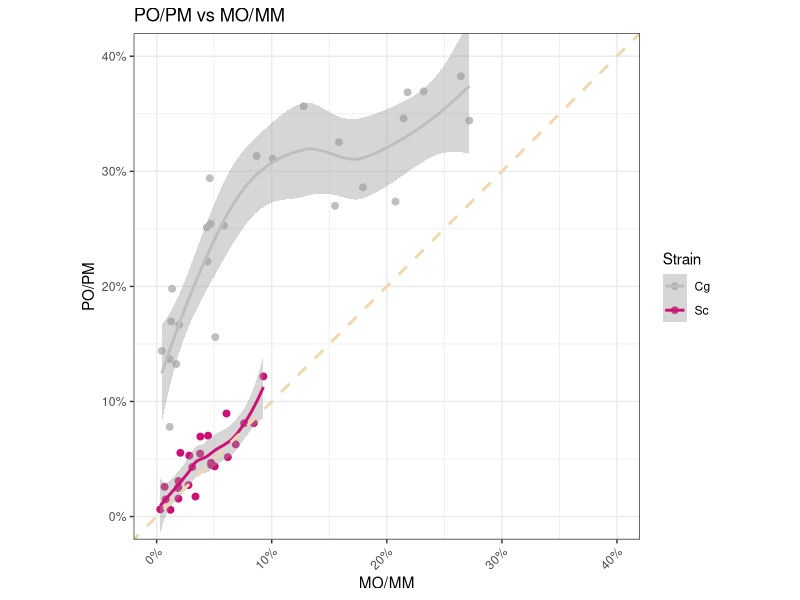
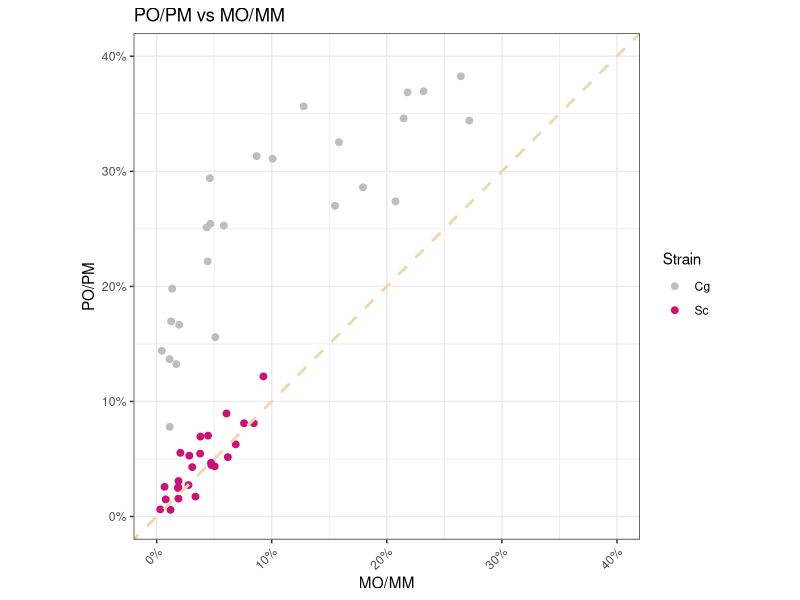
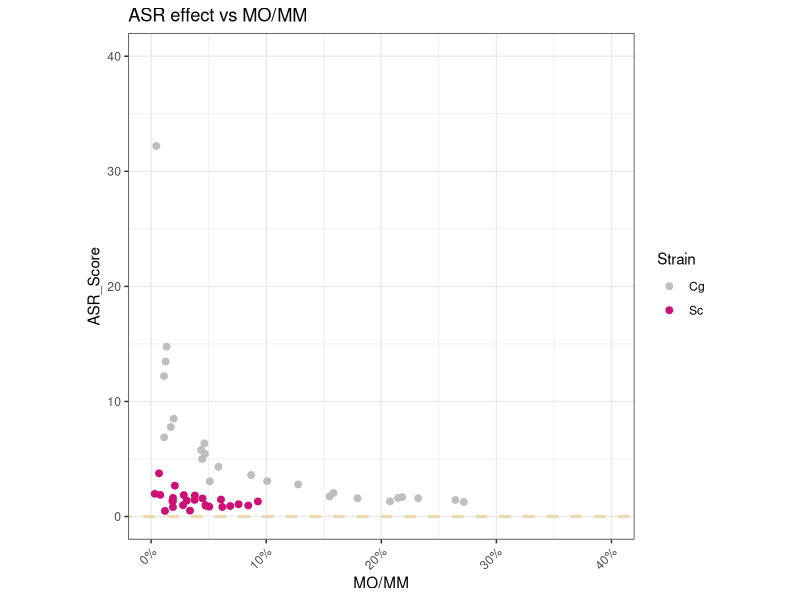
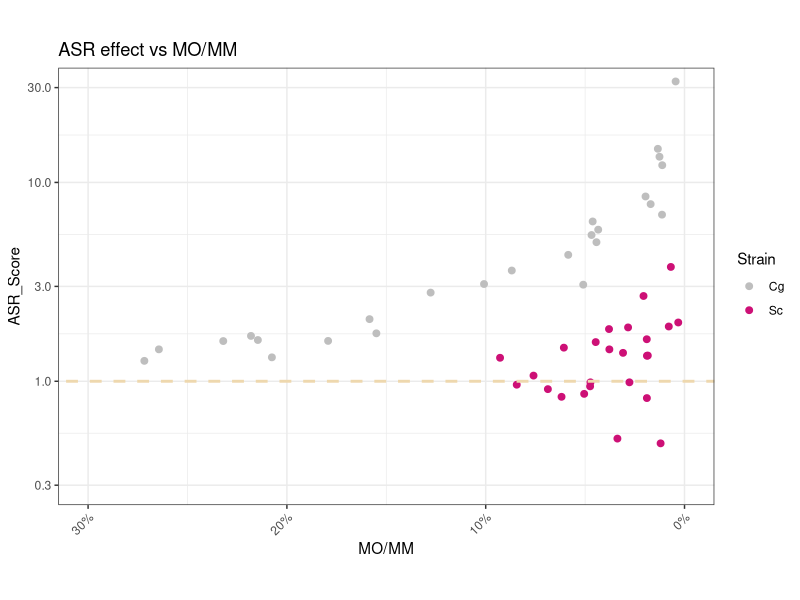
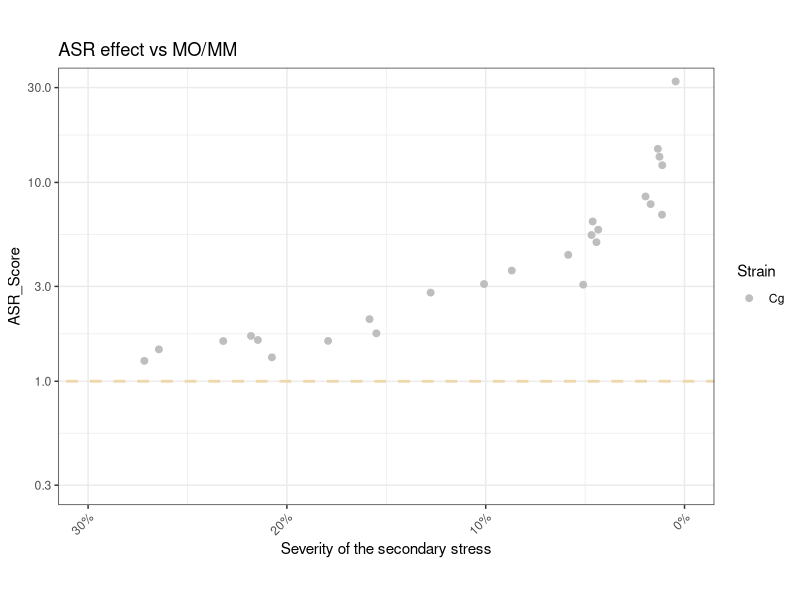
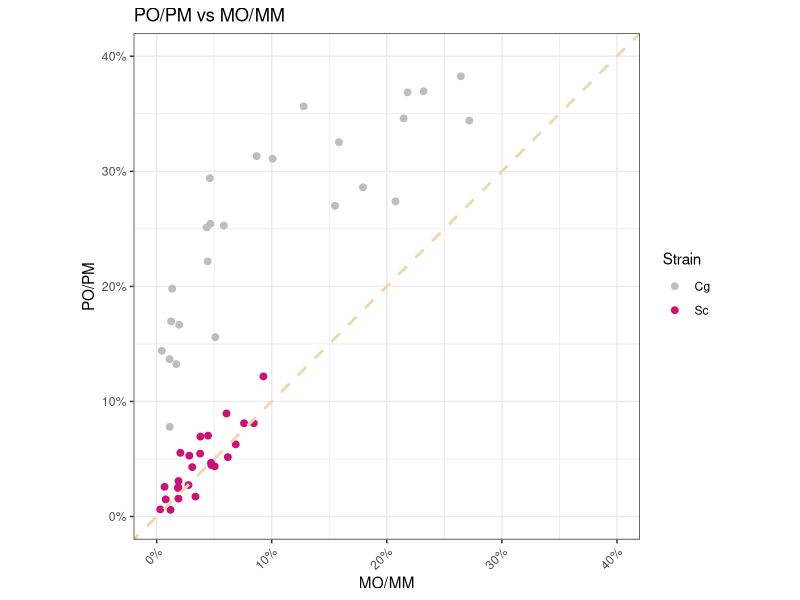
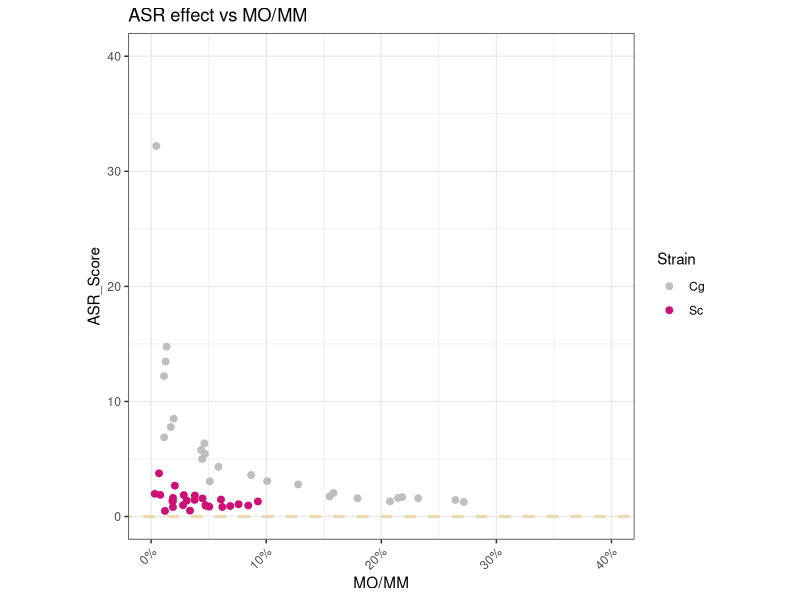
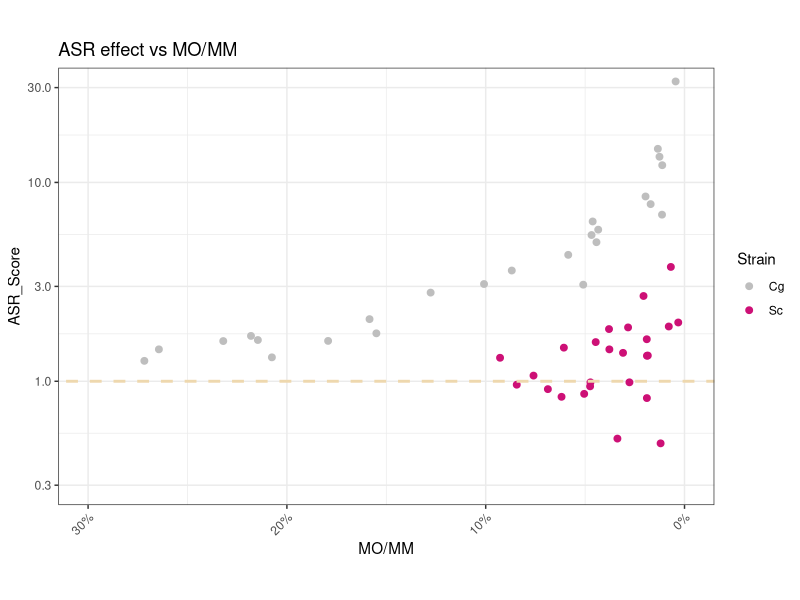

Source code (R) for these figures, in order:
## ---- chunk 1
library(tidyverse)
library(ggplot2)
library(dplyr)
library(mgcv)
library(broom)
library(viridis)
## ---- chunk 2
asr_raw <- read.csv("../input/MOPO_Sc_Cg_ASR_scatter_plot.csv")

# scatterplot of MO/MM vs PO/PM
#png("../output/MO_vs_PO.png", width = 4, height = 4, units = 'in',res = 300) # png for slides
asr_raw  %>% subset(., MO.MM != 1 & PO.PM != 1) %>%
  ggplot(aes(x = MO.MM, y = PO.PM)) + 
  geom_point(aes(color = Strain),size = 2) + 
  geom_smooth(aes(color = Strain)) +  # fit to a loess model with 95% CI 
  #geom_smooth(aes(color = Strain, fill = Strain), method = "lm") +
  #scale_color_viridis(discrete = TRUE, option = "D") +
  #scale_fill_viridis(discrete = TRUE) + 

  # change decimal scale to pct
  scale_y_continuous(labels = scales::percent, breaks = seq(0, 0.4, 0.1)) +
  scale_x_continuous(labels = scales::percent, breaks = seq(0, 0.4, 0.1)) +
  scale_color_manual(values = c("grey", "deeppink3", "hotpink", "darkorchid2", "deepskyblue", "dodgerblue3", "grey20", "seagreen1"))  +
  # change the scale of x and y axis
  coord_fixed(ratio = 1, xlim = c(0,0.4), ylim = c(0,0.4), expand = TRUE, clip = "on") +
  geom_abline(slope = 1, intercept = 0, color="wheat2", linetype="dashed", size=1) +
  theme_bw() +
  theme(axis.text.x=element_text(angle=45,hjust=1)) +
  ylab("PO/PM") +
  xlab("MO/MM") +
  ggtitle("PO/PM vs MO/MM")
#dev.off()


# scatterplot of MO/MM vs PO/PM
asr_raw  %>% subset(., MO.MM != 1 & PO.PM != 1) %>%
  ggplot(aes(x = MO.MM, y = PO.PM)) + 
  geom_point(aes(color = Strain),size = 2) + 
  #geom_smooth(aes(color = Strain)) +  # fit to a loess model with 95% CI 
  #geom_smooth(aes(color = Strain, fill = Strain), method = "lm") +
  #scale_color_viridis(discrete = TRUE, option = "D") +
  #scale_fill_viridis(discrete = TRUE) + 

  # change decimal scale to pct
  scale_y_continuous(labels = scales::percent, breaks = seq(0, 0.4, 0.1)) +
  scale_x_continuous(labels = scales::percent, breaks = seq(0, 0.4, 0.1)) +
  scale_color_manual(values = c("grey", "deeppink3", "hotpink", "darkorchid2", "deepskyblue", "dodgerblue3", "grey20", "seagreen1"))  +
  # change the scale of x and y axis
  coord_fixed(ratio = 1, xlim = c(0,0.4), ylim = c(0,0.4), expand = TRUE, clip = "on") +
  geom_abline(slope = 1, intercept = 0, color="wheat2", linetype="dashed", size=1) +
  theme_bw() +
  theme(axis.text.x=element_text(angle=45,hjust=1)) +
  ylab("PO/PM") +
  xlab("MO/MM") +
  ggtitle("PO/PM vs MO/MM")
  ggsave("../output/MO_vs_PO.png", width = 4, height = 4, units = 'in',dpi = 300)

## ---- chunk 3
# MO/MM vs ASR Score
asr_raw %>% mutate(.,ASR_Score = PO.PM/MO.MM, .keep = "all") %>% subset(., MO.MM != 1 & ASR_Score != 1) %>%
  ggplot(aes(x = MO.MM, y = ASR_Score)) + 
  geom_point(aes(color = Strain),size = 2) + 
  #scale_color_viridis(discrete = TRUE, option = "D") +
  #scale_fill_viridis(discrete = TRUE) + 

  # change decimal scale to pct
  scale_x_continuous(labels = scales::percent, breaks = seq(0, 0.4, 0.1)) +
  scale_color_manual(values = c("grey", "deeppink3", "hotpink", "darkorchid2", "deepskyblue", "dodgerblue3", "grey20", "seagreen1"))  +
  # change the scale of x and y axis
  coord_fixed(ratio = 0.01, xlim = c(0,0.4), ylim = c(0,40), expand = TRUE, clip = "on") +
  geom_abline(slope = 0, intercept = 0, color="wheat2", linetype="dashed", size=1) +
  theme_bw() +
  theme(axis.text.x=element_text(angle=45,hjust=1)) +
  ylab("ASR_Score") +
  xlab("MO/MM") +
  ggtitle("ASR effect vs MO/MM")
  ggsave("../output/ASR_vs_MOvsMM.png", width = 4, height = 4, units = 'in',dpi = 300)

# MO/MM vs ASR Score with loess fit
asr_raw %>% mutate(.,ASR_Score = PO.PM/MO.MM, .keep = "all") %>% subset(., MO.MM != 1 & ASR_Score != 1) %>%
  ggplot(aes(x = MO.MM, y = ASR_Score)) + 
  geom_point(aes(color = Strain),size = 2) + 
  #geom_smooth(aes(color = Strain),span = 1) + # fit to a loess model with 95% CI 
  #geom_smooth(aes(color = Strain, fill = Strain), method = "lm") +
  #scale_color_viridis(discrete = TRUE, option = "D") +
  #scale_fill_viridis(discrete = TRUE) + 

  # change decimal scale to pct
  scale_y_continuous(trans = "log10")+
  scale_x_reverse(lim = c(0.3,0), labels = scales::percent, breaks = seq(0, 0.4, 0.1)) +
  scale_color_manual(values = c("grey", "deeppink3", "hotpink", "darkorchid2", "deepskyblue", "dodgerblue3", "grey20", "seagreen1"))  +
  #scale_x_reverse() +
  # change the scale of x and y axis
  #coord_fixed(ratio = 0.01, xlim = c(0,0.4), ylim = c(0,40), expand = TRUE, clip = "on") +
  coord_fixed(ratio = 0.1,xlim = c(0.3,0),ylim = c(0.3,30)) +
  geom_abline(slope = 0, intercept = 0, color="wheat2", linetype="dashed", size=1) +
  theme_bw() +
  theme(axis.text.x=element_text(angle=45,hjust=1)) +
  ylab("ASR_Score") +
  xlab("MO/MM") +
  ggtitle("ASR effect vs MO/MM")
  ggsave("../output/ASR_vs_MOvsMM_rev_x_logy.png", width = 4, height = 4, units = 'in',dpi = 300)


# MO/MM vs ASR Score for Cg
asr_raw %>% subset(.,Strain == "Cg") %>% mutate(.,ASR_Score = PO.PM/MO.MM, .keep = "all") %>% subset(., MO.MM != 1 & ASR_Score != 1) %>%
  ggplot(aes(x = MO.MM, y = ASR_Score)) + 
  geom_point(aes(color = Strain),size = 2) + 
  #geom_smooth(aes(color = Strain),span = 1) + # fit to a loess model with 95% CI 
  #geom_smooth(aes(color = Strain, fill = Strain), method = "lm") +
  #scale_color_viridis(discrete = TRUE, option = "D") +
  #scale_fill_viridis(discrete = TRUE) + 

  # change decimal scale to pct
  scale_y_continuous(trans = "log10")+
  scale_x_reverse(lim = c(0.3,0), labels = scales::percent, breaks = seq(0, 0.4, 0.1)) +
  scale_color_manual(values = c("grey", "deeppink3", "hotpink", "darkorchid2", "deepskyblue", "dodgerblue3", "grey20", "seagreen1"))  +
  #scale_x_reverse() +
  # change the scale of x and y axis
  #coord_fixed(ratio = 0.01, xlim = c(0,0.4), ylim = c(0,40), expand = TRUE, clip = "on") +
  coord_fixed(ratio = 0.1,xlim = c(0.3,0),ylim = c(0.3,30)) +
  geom_abline(slope = 0, intercept = 0, color="wheat2", linetype="dashed", size=1) +
  theme_bw() +
  theme(axis.text.x=element_text(angle=45,hjust=1)) +
  ylab("ASR_Score") +
  xlab("Severity of the secondary stress") +
  ggtitle("ASR effect vs MO/MM")
  ggsave("../output/Cg_ASR_vs_MOvsMM_rev_x_logy.png", width = 4, height = 4, units = 'in',dpi = 300)  
  
  
